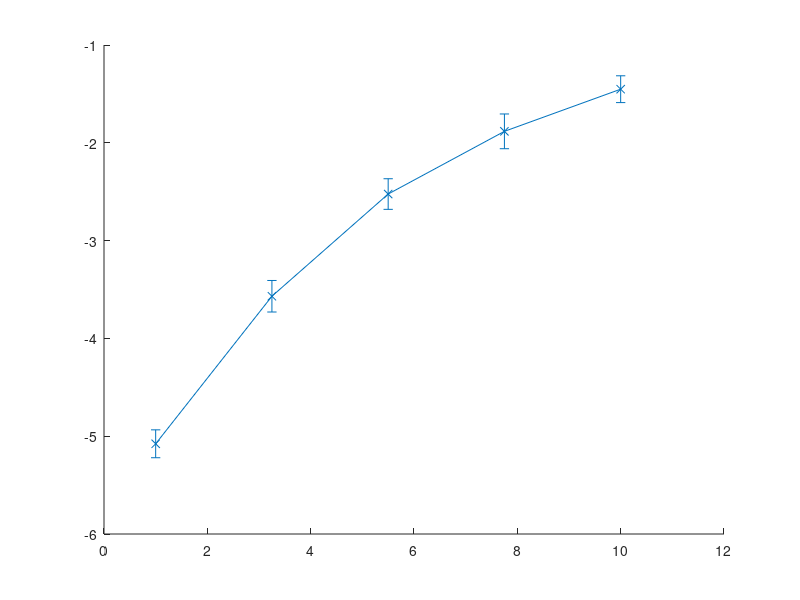

Write MATLAB code to recreate this figure. (Note: this script raises an error after producing the figure.)
%code to check QMC vs calculated ground state for L=3=N
%julia pigsfli.jl -D 1 -L 3 -N 3 -l 1 -U 1 --mu .0001 --sweeps 100000 --seed 1 --measurement-frequency 25 --bin-size 10000 --bins-wanted 100 --num-replicas 1 --beta 5.0 --canonical true

%% Theoretical calculated
clc; clear all; close all

% Define the values of U
U_values = linspace(1, 10, 5);
J = 1;
% Initialize an array to store the theoretical values
Theoretical_values = zeros(1, length(U_values));

% Calculate the theoretical values for each U
for i = 1:length(U_values)
    U = U_values(i);
    Theoretical_values(i) = real((4*U)/3 - J - ((3*J - 4*U)^2/9 + 6*J^2 - U^2 + 3*J*U)/(2*((((3*J - 4*U)^3/27 + 18*J^2*U + ((3*J - 4*U)*(18*J^2 + 9*J*U - 3*U^2))/6)^2 - ((3*J - 4*U)^2/9 + 6*J^2 - U^2 + 3*J*U)^3)^(1/2) - 18*J^2*U - ((3*J - 4*U)*(18*J^2 + 9*J*U - 3*U^2))/6 - (3*J - 4*U)^3/27)^(1/3)) - (3^(1/2)*(((3*J - 4*U)^2/9 + 6*J^2 - U^2 + 3*J*U)/((((3*J - 4*U)^3/27 + 18*J^2*U + ((3*J - 4*U)*(18*J^2 + 9*J*U - 3*U^2))/6)^2 - ((3*J - 4*U)^2/9 + 6*J^2 - U^2 + 3*J*U)^3)^(1/2) - 18*J^2*U - ((3*J - 4*U)*(18*J^2 + 9*J*U - 3*U^2))/6 - (3*J - 4*U)^3/27)^(1/3) - ((((3*J - 4*U)^3/27 + 18*J^2*U + ((3*J - 4*U)*(18*J^2 + 9*J*U - 3*U^2))/6)^2 - ((3*J - 4*U)^2/9 + 6*J^2 - U^2 + 3*J*U)^3)^(1/2) - 18*J^2*U - ((3*J - 4*U)*(18*J^2 + 9*J*U - 3*U^2))/6 - (3*J - 4*U)^3/27)^(1/3))*1i)/2 - ((((3*J - 4*U)^3/27 + 18*J^2*U + ((3*J - 4*U)*(18*J^2 + 9*J*U - 3*U^2))/6)^2 - ((3*J - 4*U)^2/9 + 6*J^2 - U^2 + 3*J*U)^3)^(1/2) - 18*J^2*U - ((3*J - 4*U)*(18*J^2 + 9*J*U - 3*U^2))/6 - (3*J - 4*U)^3/27)^(1/3)/2);
end

% Display the results
disp('U values:');
disp(U_values);
disp('Theoretical values:');
disp(Theoretical_values);

%% Experimental (code) values
%For U = 1
KE1  = [-6.17239999999999966462
-5.77890000000000014779
-5.87169999999999969731
-6.05529999999999990479
-5.80750000000000010658
-5.84870000000000000995
-5.65219999999999966889
-5.77599999999999980105
-5.95809999999999995168
-5.82040000000000024016
-5.95999999999999996447
-5.97700000000000031264
-5.95260000000000033538
-5.91429999999999989058
-5.69350000000000022737
-5.96710000000000029274
-5.86920000000000019469
-5.70340000000000024727
-5.98420000000000040785
-5.83290000000000041780
-5.95479999999999964899
-6.06679999999999974847
-5.71590000000000042490
-5.48610000000000042064
-5.84330000000000016058
-5.95300000000000029132
-5.92750000000000021316
-5.89130000000000020322
-5.95019999999999971152
-5.90139999999999975699
-5.80389999999999961489
-5.95190000000000019043
-5.93960000000000043485
-5.62230000000000007532
-5.70270000000000010232
-5.91699999999999981526
-5.76259999999999994458
-5.91709999999999958220
-5.86200000000000009948
-5.98800000000000043343
-6.05189999999999983515
-6.03659999999999996589
-6.20790000000000041780
-5.80830000000000001847
-5.98749999999999982236
-6.14949999999999974420
-5.90960000000000018616
-5.90800000000000036238
-5.77960000000000029274
-5.98050000000000014921
-5.82810000000000005826
-6.14010000000000033538
-5.99350000000000004974
-5.74099999999999965894
-6.21419999999999994600
-5.84379999999999988347
-5.77599999999999980105
-6.05459999999999975984
-5.90240000000000009095
-6.20300000000000029132
-5.93259999999999987352
-5.86760000000000037090
-5.84999999999999964473
-6.07910000000000039222
-5.97449999999999992184
-5.89419999999999966178
-6.15090000000000003411
-6.06280000000000018900
-5.96469999999999966889
-5.77369999999999983231
-5.75769999999999981810
-5.88809999999999966747
-5.88320000000000042917
-5.86249999999999982236
-5.72149999999999980815
-5.82219999999999959783
-6.11390000000000011227
-5.63959999999999972431
-5.89130000000000020322
-5.76069999999999993179
-5.85050000000000025580
-5.88830000000000008953
-5.79779999999999962057
-5.82789999999999963620
-5.71070000000000010942
-5.93780000000000018900
-5.84839999999999982094
-5.95669999999999966178
-5.60350000000000036948
-6.19650000000000034106
-5.85010000000000029985
-5.87089999999999978542
-5.79220000000000023732
-5.97780000000000022453
-5.87450000000000027711
-5.84170000000000033680
-5.83260000000000022879
-6.02799999999999958078
-5.92980000000000018190
-6.01240000000000041069];
PE1 = [0.81969999999999998419
0.83709999999999995524
0.79339999999999999414
0.84450000000000002842
0.83079999999999998295
0.83599999999999996536
0.81840000000000001634
0.82310000000000005382
0.84750000000000003109
0.80440000000000000391
0.81930000000000002824
0.80869999999999997442
0.82130000000000003002
0.86360000000000003428
0.77480000000000004423
0.83260000000000000675
0.81389999999999995683
0.78439999999999998614
0.79539999999999999591
0.83889999999999997904
0.78710000000000002185
0.82830000000000003624
0.80089999999999994529
0.79690000000000005276
0.83020000000000004903
0.80240000000000000213
0.86660000000000003695
0.77270000000000005347
0.82199999999999995293
0.87250000000000005329
0.81210000000000004405
0.85070000000000001172
0.86639999999999994795
0.82440000000000002167
0.76070000000000004281
0.78190000000000003944
0.84760000000000002007
0.87919999999999998153
0.80689999999999995062
0.78090000000000003855
0.78300000000000002931
0.79679999999999995275
0.84619999999999995222
0.81820000000000003837
0.84060000000000001386
0.84119999999999994778
0.81610000000000004761
0.82979999999999998206
0.77300000000000002043
0.78720000000000001084
0.86499999999999999112
0.82110000000000005205
0.83389999999999997460
0.82010000000000005116
0.82189999999999996394
0.82530000000000003357
0.79710000000000003073
0.87939999999999995950
0.84140000000000003677
0.85470000000000001528
0.83450000000000001954
0.83430000000000004157
0.84619999999999995222
0.87780000000000002469
0.76639999999999997016
0.85089999999999998970
0.80000000000000004441
0.81789999999999996039
0.80620000000000002771
0.84130000000000004778
0.81679999999999997051
0.81149999999999999911
0.83609999999999995435
0.82620000000000004547
0.78659999999999996589
0.79020000000000001350
0.82330000000000003180
0.74460000000000003961
0.82259999999999999787
0.85789999999999999591
0.80640000000000000568
0.84419999999999995044
0.82709999999999994635
0.79349999999999998312
0.82750000000000001332
0.78480000000000005311
0.77669999999999994600
0.82420000000000004370
0.82420000000000004370
0.85309999999999996945
0.85750000000000003997
0.80000000000000004441
0.78839999999999998970
0.78869999999999995666
0.83720000000000005524
0.86170000000000002149
0.82960000000000000409
0.83150000000000001688
0.80079999999999995630
0.79469999999999996199
];
KE1avg = mean(KE1); 
PE1avg = mean(PE1);
sum1 = KE1avg + PE1avg

%U = 3.25
KE2  = [-5.26989999999999980673
-5.31080000000000040927
-5.58769999999999988916
-5.53709999999999968878
-5.32089999999999996305
-5.47210000000000018616
-5.37040000000000006253
-5.61380000000000034532
-5.36990000000000033964
-5.27690000000000036806
-5.45859999999999967457
-5.35409999999999985931
-5.28720000000000034390
-5.40200000000000013500
-5.45490000000000030411
-5.42820000000000035811
-5.52219999999999977547
-5.25000000000000000000
-5.20610000000000017195
-5.44040000000000034674
-5.68259999999999987352
-5.23109999999999963904
-5.39670000000000005258
-5.78380000000000027427
-5.57889999999999997016
-5.56749999999999989342
-5.27479999999999993321
-5.33410000000000028564
-5.23139999999999982805
-5.47079999999999966320
-5.37579999999999991189
-5.41640000000000032543
-5.49350000000000004974
-5.49169999999999980389
-5.55949999999999988631
-5.48939999999999983515
-5.46089999999999964331
-5.23759999999999958931
-5.52609999999999956799
-5.53620000000000000995
-5.22769999999999956941
-5.43459999999999965326
-5.22109999999999985221
-5.27449999999999974420
-5.43440000000000011937
-5.40439999999999987068
-5.45070000000000032259
-5.41720000000000023732
-5.32789999999999963620
-5.16830000000000033822
-5.34659999999999957510
-5.20160000000000000142
-5.42879999999999984794
-5.37129999999999974136
-5.50150000000000005684
-5.39799999999999968736
-5.48099999999999987210
-5.17959999999999975984
-5.57000000000000028422
-5.24990000000000023306
-5.50250000000000039080
-5.16120000000000000995
-5.63689999999999979963
-5.34729999999999972005
-5.23059999999999991616
-5.37389999999999989910
-5.57089999999999996305
-5.33570000000000010942
-5.45899999999999963052
-5.25159999999999982379
-5.49699999999999988631
-5.48850000000000015632
-5.47959999999999958220
-5.66840000000000010516
-5.36369999999999969020
-5.43499999999999960920
-5.23399999999999998579
-5.16779999999999972715
-5.16319999999999978968
-5.20350000000000001421
-5.31280000000000018900
-5.33800000000000007816
-5.17619999999999969020
-5.28369999999999961915
-5.55619999999999958362
-5.30909999999999993037
-5.43459999999999965326
-5.29319999999999968310
-5.28889999999999993463
-5.46680000000000010374
-5.45870000000000032969
-5.14290000000000002700
-5.57420000000000026574
-5.39799999999999968736
-5.08570000000000010942
-5.75190000000000001279
-5.34330000000000016058
-5.31609999999999960352
-5.14090000000000024727
-5.25070000000000014495
];
PE2 = [1.82390000000000007674
1.81285000000000007248
1.95357500000000006146
1.73842500000000010907
1.80764999999999997904
1.90222500000000005471
1.85672499999999995879
1.96137500000000009059
1.78522500000000006182
1.77970000000000005969
1.82780000000000009130
1.80407500000000009521
1.83592500000000002913
1.84860000000000002096
1.88565000000000004832
1.87687500000000007105
1.77774999999999994138
1.91294999999999992824
1.71632500000000010054
1.75564999999999993285
1.81382500000000002061
1.76507499999999994955
1.88857499999999989271
1.82812500000000000000
1.70494999999999996554
1.75792499999999995985
1.75889999999999990798
1.73094999999999998863
1.79627500000000006608
1.75727499999999992042
1.85867500000000007709
1.92042500000000004867
1.91880000000000006111
1.92595000000000005080
1.87264999999999992575
1.78295000000000003482
1.89962499999999989697
1.78782499999999999751
1.86224999999999996092
1.88240000000000007319
1.70722499999999999254
1.81285000000000007248
1.68707500000000010232
1.80927499999999996660
1.83885000000000009557
1.87200000000000010836
1.99679999999999990834
1.85477500000000006253
1.80602499999999999147
1.67635000000000000675
1.84664999999999990266
1.75792499999999995985
1.83170000000000010587
1.75012499999999993072
1.90775000000000005684
1.71989999999999998437
1.93667499999999992433
1.73875000000000001776
1.80472499999999991260
1.72347500000000009024
1.85705000000000008953
1.70884999999999998010
1.93992499999999989946
1.81739999999999990443
1.80862499999999992717
1.90320000000000000284
1.85542500000000010196
1.81187499999999990230
1.72997500000000004050
1.81804999999999994387
1.86777499999999996305
1.82454999999999989413
1.85802500000000003766
1.78360000000000007425
1.76604999999999989768
1.80667500000000003091
1.82357499999999994600
1.80049999999999998934
1.70884999999999998010
1.75792499999999995985
1.83592500000000002913
1.92757500000000003837
1.79269999999999996021
1.79855000000000009308
1.97112500000000001599
1.83592500000000002913
1.82390000000000007674
1.69195000000000006501
1.67959999999999998188
1.84079999999999999183
1.89345000000000007745
1.81414999999999992930
1.88109999999999999432
1.79529999999999989591
1.78652499999999991864
1.89020000000000010232
1.73712500000000003020
1.76150000000000006573
1.72379999999999999893
1.77580000000000004512
];
KE2avg = mean(KE2);
PE2avg = mean(PE2);
sum2 = KE2avg + PE2avg

%U = 5.5
KE3  = [-4.54349999999999987210
-4.32469999999999998863
-4.59349999999999969447
-4.56930000000000013927
-4.86509999999999998010
-4.46969999999999956231
-4.62330000000000040927
-4.61939999999999972857
-4.53239999999999998437
-4.54150000000000009237
-4.50340000000000006963
-4.55869999999999997442
-4.80220000000000002416
-4.61960000000000015064
-4.65859999999999985221
-4.67849999999999965894
-4.57089999999999996305
-4.60039999999999960067
-4.43480000000000007532
-4.45699999999999985079
-4.50039999999999995595
-4.56780000000000008242
-4.23880000000000034532
-4.58209999999999961773
-4.25760000000000005116
-4.64240000000000030411
-4.81430000000000024585
-4.54940000000000033253
-4.38719999999999998863
-4.51320000000000032259
-4.62560000000000037801
-4.52160000000000028564
-4.55400000000000027001
-4.47050000000000036238
-4.54459999999999997300
-4.57319999999999993179
-4.66399999999999970157
-4.85039999999999960067
-4.35799999999999965183
-4.48310000000000030695
-4.34940000000000015490
-4.37549999999999972289
-4.62220000000000030838
-4.56179999999999985505
-4.49150000000000027001
-4.58670000000000044338
-4.46570000000000000284
-4.50940000000000029701
-4.67720000000000002416
-4.61270000000000024443
-4.38220000000000009521
-4.42060000000000030695
-4.67499999999999982236
-4.51520000000000010232
-4.61899999999999977263
-4.62659999999999982379
-4.79530000000000011795
-4.69650000000000034106
-4.58849999999999980105
-4.24870000000000036522
-4.53969999999999984652
-4.45629999999999970584
-4.71039999999999992042
-4.66600000000000036948
-4.40650000000000030553
-4.59879999999999977689
-4.60440000000000004832
-4.32380000000000030980
-4.38429999999999964189
-4.60250000000000003553
-4.66999999999999992895
-4.56489999999999973568
-4.50879999999999991900
-4.42720000000000002416
-4.51679999999999992610
-4.43949999999999977973
-4.44789999999999974278
-4.54929999999999967741
-4.44679999999999964189
-4.29680000000000017479
-4.75820000000000042917
-4.41809999999999991616
-4.63849999999999962341
-4.44019999999999992468
-4.37300000000000022027
-4.71300000000000007816
-4.63889999999999957936
-4.58399999999999963052
-4.41220000000000034390
-4.55769999999999964047
-4.65920000000000023022
-4.58640000000000025437
-4.68449999999999988631
-4.51909999999999989484
-4.41750000000000042633
-4.43759999999999976694
-4.63689999999999979963
-4.42759999999999998010
-4.44639999999999968594
-4.42609999999999992326
];
PE3 = [2.12464999999999992752
1.95195000000000007390
1.96900000000000008349
2.01849999999999996092
2.15709999999999979536
1.96680000000000010374
2.11034999999999994813
1.97890000000000010338
1.94589999999999996305
2.12024999999999996803
2.05149999999999987921
1.93104999999999993321
2.12135000000000006892
2.08944999999999980744
2.12519999999999997797
2.10429999999999983729
1.94094999999999995310
2.01960000000000006182
1.99760000000000004228
2.00364999999999993108
2.05480000000000018190
2.11474999999999990763
1.84580000000000010729
1.94314999999999993285
1.85955000000000003624
2.08340000000000014069
2.07679999999999997939
2.10265000000000013003
1.92829999999999990301
1.91619999999999990337
2.08395000000000019114
2.03279999999999994031
1.87054999999999993499
2.05589999999999983871
2.06139999999999989910
2.05699999999999993960
2.07954999999999978755
2.14444999999999996732
1.83535000000000003695
2.05370000000000008100
2.01575000000000015277
2.01465000000000005187
2.08340000000000014069
2.08504999999999984794
2.06579999999999985860
2.04435000000000011156
2.05754999999999999005
1.99869999999999992113
2.18955000000000010729
1.97999999999999998224
2.03719999999999989981
1.97890000000000010338
2.13454999999999994742
1.90520000000000000462
2.08285000000000009024
2.01794999999999991047
2.20990000000000019753
2.20000000000000017764
2.06084999999999984865
1.96570000000000000284
1.90024999999999999467
2.02839999999999998082
2.19724999999999992539
2.00035000000000007248
2.00749999999999984013
1.96239999999999992220
2.00364999999999993108
1.89694999999999991402
2.00914999999999999147
2.02950000000000008171
2.14005000000000000782
1.99704999999999999183
1.95579999999999998295
2.03995000000000015206
2.00309999999999988063
1.96625000000000005329
1.91894999999999993356
1.99869999999999992113
1.83424999999999993605
1.94809999999999994280
1.96570000000000000284
2.05259999999999998010
1.99429999999999996163
1.89585000000000003517
1.83095000000000007745
2.07790000000000008029
2.19174999999999986500
1.98879999999999990123
1.92664999999999997371
2.02234999999999986997
2.07679999999999997939
1.80620000000000002771
2.08559999999999989839
1.98330000000000006288
1.92995000000000005436
1.91894999999999993356
2.05149999999999987921
2.02179999999999981952
1.98439999999999994174
1.92609999999999992326
];
KE3avg = mean(KE3);
PE3avg = mean(PE3);
sum3 = KE3avg + PE3avg

%U = 7.75
KE4  = [-3.88529999999999997584
-3.57520000000000015561
-4.02709999999999990195
-3.66310000000000002274
-3.37659999999999982379
-3.82670000000000021245
-3.45909999999999984155
-3.77470000000000016627
-3.62510000000000021103
-3.62380000000000013216
-3.85700000000000020606
-3.67859999999999986997
-3.73390000000000021885
-3.33199999999999985079
-3.97710000000000007958
-3.64550000000000018474
-3.47960000000000002629
-3.72080000000000010729
-3.71390000000000020108
-3.59949999999999992184
-3.75939999999999985292
-3.69079999999999985860
-3.72370000000000000995
-3.61819999999999986073
-3.66829999999999989413
-3.66539999999999999147
-3.64670000000000005258
-3.54050000000000020250
-3.77510000000000012221
-3.77139999999999986358
-3.84140000000000014779
-3.50010000000000021103
-3.57989999999999986002
-3.57319999999999993179
-3.80730000000000012861
-3.58680000000000021032
-3.57520000000000015561
-3.81219999999999981100
-3.68069999999999986073
-3.75260000000000015774
-3.41979999999999995097
-3.57589999999999985647
-3.64109999999999978115
-3.50289999999999990266
-3.73090000000000010516
-3.56660000000000021458
-3.65870000000000006324
-3.97199999999999997513
-3.75170000000000003482
-3.44130000000000002558
-3.51339999999999985647
-3.71589999999999998082
-3.83890000000000020108
-3.46640000000000014779
-3.88129999999999997229
-3.88640000000000007674
-3.63039999999999984936
-3.80500000000000015987
-3.68550000000000022027
-3.77229999999999998650
-3.85369999999999990337
-3.55989999999999984226
-3.93730000000000002203
-3.49080000000000012506
-3.88949999999999995737
-3.58049999999999979394
-3.69669999999999987494
-3.47949999999999981526
-3.72169999999999978613
-3.56769999999999987139
-3.74969999999999981100
-3.57220000000000004192
-3.71030000000000015348
-3.76140000000000007674
-3.48260000000000013998
-3.63620000000000009877
-3.51799999999999979394
-3.71019999999999994245
-3.75389999999999979252
-3.67419999999999991047
-3.73729999999999984439
-3.67930000000000001492
-3.51860000000000017195
-3.69289999999999984936
-3.50150000000000005684
-3.55699999999999993960
-3.84169999999999989271
-3.77769999999999983586
-4.19080000000000030269
-3.60179999999999989058
-3.90569999999999994955
-3.63070000000000003837
-3.93000000000000015987
-3.63070000000000003837
-3.64869999999999983231
-3.54749999999999987566
-3.79910000000000014353
-3.56809999999999982734
-3.72730000000000005755
-3.64570000000000016271
];
PE4 = [1.90959999999999996412
1.73987500000000006040
2.08397500000000013287
1.76544999999999996376
1.65617499999999995275
1.83442499999999997229
1.65694999999999992291
1.90339999999999998082
1.69802499999999989555
1.68795000000000006146
1.74607500000000004370
1.80109999999999992326
1.87549999999999994493
1.67942499999999994564
1.88325000000000009059
1.57634999999999991793
1.70655000000000001137
1.72514999999999996128
1.93284999999999995701
1.67787500000000000533
1.84450000000000002842
1.80652499999999993641
1.77397500000000007958
1.80187499999999989342
1.88169999999999992824
1.90572499999999989129
1.72127500000000011049
1.73599999999999998757
1.87240000000000006430
1.87395000000000000462
1.93439999999999989733
1.72360000000000002096
1.80187499999999989342
1.76777500000000009628
1.87627499999999991509
1.75770000000000004015
1.75072500000000008669
1.90185000000000004050
1.78560000000000007603
1.84759999999999990905
1.58719999999999994422
1.74065000000000003055
1.94369999999999998330
1.70732499999999998153
1.87240000000000006430
1.86000000000000009770
1.70267499999999993854
1.88867500000000010374
1.67090000000000005187
1.68252500000000004832
1.71274999999999999467
1.85457500000000008455
1.90727500000000005365
1.68562499999999992895
1.69802499999999989555
1.85302499999999992220
1.89487500000000008704
1.80574999999999996625
1.92044999999999999041
1.87162500000000009415
1.87084999999999990195
1.73057499999999997442
1.90727500000000005365
1.74219999999999997087
1.73677499999999995772
1.73832499999999989804
1.86542500000000011084
1.64919999999999999929
1.92355000000000009308
1.70112499999999999822
1.74994999999999989448
1.83519999999999994245
1.80885000000000006892
1.77397500000000007958
1.69260000000000010445
1.75537499999999990763
1.84604999999999996874
1.86775000000000002132
1.89332499999999992468
1.73677499999999995772
1.79180000000000005933
1.81117499999999997939
1.75459999999999993747
1.78637500000000004619
1.68484999999999995879
1.78715000000000001634
1.94757500000000005613
1.85379999999999989235
2.02507500000000018048
1.67632500000000006501
1.80109999999999992326
1.73832499999999989804
1.89719999999999999751
1.72205000000000008065
1.84217499999999989591
1.73367500000000007709
1.98710000000000008846
1.72980000000000000426
1.88712499999999994138
1.74452500000000010338
];
KE4avg = mean(KE4);
PE4avg = mean(PE4);
sum4 = KE4avg + PE4avg

%U = 10
KE5  = [-2.83650000000000002132
-2.93069999999999986073
-2.92620000000000013429
-3.05759999999999987352
-2.99710000000000009734
-3.07759999999999989129
-2.73289999999999988489
-2.96640000000000014779
-3.04519999999999990692
-2.96119999999999983231
-2.91020000000000012008
-2.86969999999999991758
-2.85829999999999984084
-3.02660000000000017906
-3.06380000000000007887
-2.96119999999999983231
-2.88589999999999990976
-2.91800000000000014921
-3.05500000000000015987
-3.02340000000000008740
-2.94700000000000006395
-2.98189999999999999503
-2.74390000000000000568
-2.97370000000000000995
-2.88350000000000017408
-3.14769999999999994245
-2.87210000000000009734
-2.94569999999999998508
-2.95520000000000004903
-3.09299999999999997158
-2.99840000000000017621
-3.15560000000000018261
-2.95339999999999980318
-3.04170000000000007034
-3.08219999999999982876
-2.99210000000000020393
-3.13799999999999990052
-2.92879999999999984794
-2.82770000000000010232
-2.86710000000000020393
-3.11419999999999985718
-2.89250000000000007105
-2.91959999999999997300
-2.95920000000000005258
-3.00110000000000010090
-2.99779999999999979821
-3.06230000000000002203
-2.84189999999999987068
-2.99060000000000014708
-2.87720000000000020179
-3.19390000000000018332
-2.83950000000000013500
-3.01889999999999991687
-3.06029999999999979821
-3.15960000000000018616
-3.00090000000000012292
-3.02159999999999984155
-2.92010000000000013998
-2.89579999999999992966
-2.95809999999999995168
-2.87300000000000022027
-3.11180000000000012150
-2.93579999999999996518
-2.75870000000000015206
-2.96720000000000005969
-2.80869999999999997442
-2.86439999999999983515
-2.93210000000000015064
-3.03100000000000013856
-3.00850000000000017408
-3.08309999999999995168
-3.17059999999999986287
-2.85720000000000018403
-2.85959999999999991971
-2.89000000000000012434
-3.05129999999999990123
-2.82900000000000018119
-2.86640000000000005898
-3.03460000000000018616
-2.88050000000000006040
-2.98289999999999988489
-3.13730000000000019966
-2.88560000000000016485
-3.08570000000000010942
-2.98010000000000019327
-2.97719999999999984652
-3.22750000000000003553
-3.03620000000000000995
-3.04630000000000000782
-2.96329999999999982307
-3.09229999999999982663
-3.10829999999999984084
-2.98749999999999982236
-3.01540000000000008029
-2.88580000000000014282
-2.91109999999999979892
-2.80989999999999984226
-3.11680000000000001492
-2.97380000000000022098
-2.96980000000000021743
];
PE5 = [1.32899999999999995914
1.51699999999999990408
1.58299999999999996270
1.54600000000000004086
1.40599999999999991651
1.52800000000000002487
1.40399999999999991473
1.51000000000000000888
1.62500000000000000000
1.56499999999999994671
1.50600000000000000533
1.43999999999999994671
1.41300000000000003375
1.48300000000000009592
1.54499999999999992895
1.59099999999999996980
1.45300000000000006928
1.45300000000000006928
1.44700000000000006395
1.50200000000000000178
1.50200000000000000178
1.45399999999999995914
1.42100000000000004086
1.54800000000000004263
1.54000000000000003553
1.49799999999999999822
1.36600000000000010303
1.42300000000000004263
1.46799999999999997158
1.64199999999999990408
1.59400000000000008349
1.76800000000000001599
1.52000000000000001776
1.53800000000000003375
1.54600000000000004086
1.38599999999999989875
1.59299999999999997158
1.33699999999999996625
1.48999999999999999112
1.40300000000000002487
1.64500000000000001776
1.46199999999999996625
1.53899999999999992362
1.64199999999999990408
1.64500000000000001776
1.49700000000000010836
1.56899999999999995026
1.39999999999999991118
1.59099999999999996980
1.52299999999999990941
1.63300000000000000711
1.37299999999999999822
1.55200000000000004619
1.58000000000000007105
1.73999999999999999112
1.42799999999999993605
1.56099999999999994316
1.46900000000000008349
1.54000000000000003553
1.52400000000000002132
1.37400000000000011013
1.49500000000000010658
1.60600000000000009415
1.52699999999999991296
1.63999999999999990230
1.47199999999999997513
1.46399999999999996803
1.49199999999999999289
1.51600000000000001421
1.57699999999999995737
1.61099999999999998757
1.66700000000000003730
1.43999999999999994671
1.49700000000000010836
1.35099999999999997868
1.59600000000000008527
1.46900000000000008349
1.46799999999999997158
1.55400000000000004796
1.45599999999999996092
1.38100000000000000533
1.54699999999999993072
1.50600000000000000533
1.63599999999999989875
1.57800000000000006928
1.58699999999999996625
1.61600000000000010303
1.63500000000000000888
1.48900000000000010125
1.56200000000000005507
1.74199999999999999289
1.55200000000000004619
1.54899999999999993250
1.57499999999999995559
1.58200000000000007283
1.52600000000000002309
1.39900000000000002132
1.60200000000000009059
1.63700000000000001066
1.41399999999999992362
];
KE5avg = mean(KE5);
PE5avg = mean(PE5);
sum5 = KE5avg + PE5avg

sum_values = [sum1, sum2, sum3, sum4, sum5]; % replace with actual sum values

%Find standard deiation which will be used as error bars
KE1std = std(KE1);
KE2std = std(KE2);
KE3std = std(KE3);
KE4std = std(KE4);
KE5std = std(KE5);

PE1std = std(PE1);
PE2std = std(PE2);
PE3std = std(PE3);
PE4std = std(PE4);
PE5std = std(PE5);

totalstd1 = sqrt(KE1std^2 + PE1std^2);
totalstd2 = sqrt(KE2std^2 + PE2std^2);
totalstd3 = sqrt(KE3std^2 + PE3std^2);
totalstd4 = sqrt(KE4std^2 + PE4std^2);
totalstd5 = sqrt(KE5std^2 + PE5std^2);
totalstd = [totalstd1, totalstd2, totalstd3, totalstd4, totalstd5];

%% Plotting the results
figure;
errorbar(U_values, sum_values, totalstd, 'x-', 'DisplayName', 'QMC Values','LineWidth', 1);
hold on;
plot(U_values, Theoretical_values, 'o', 'DisplayName', 'Theoretical Values','LineWidth', 2);
hold on;
xlabel('U/J');
ylabel('Energy');
title('Comparison of Theoretical and QMC Values for L=N=3, beta = 5');
legend('Location', 'southeast');